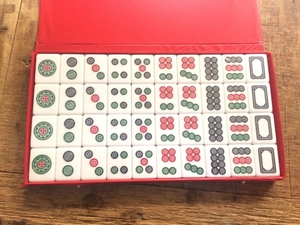
//> input picture maj/build/mjz1.jpeg, 300 x 225 px
$ ./main   (built with g++ and OpenCV 4)
//> lines starting //> are read from the running program, lines starting //| are printed output that depends on the picture; after the words box and inside, x2 and y2 are one past the last pixel; in counts of white or black regions, pixels touching at a corner belong together
#include "opencv2/highgui/highgui.hpp"
#include "opencv2/imgproc/imgproc.hpp"
#include <iostream>
#include <stdio.h>
#include <opencv2/highgui/highgui_c.h>
using namespace std;
using namespace cv;
Mat img; Mat templ; Mat result;
char* image_window = "Source Image";
char* result_window = "Result window";
int match_method;
int max_Trackbar = 5;
void MatchingMethod( int, void* );
int main( int argc, char** argv )
{
  img=imread("mjz1.jpeg");//要注意这里面的原图需要比待匹配模板更大，不然会莫名报错，试了好久，应该是这个函数的问题matchTemplate
//> img is the input picture: 225 rows x 300 cols, CV_8UC3; mean B, G, R 129.7, 144, 197.7
  templ=imread("4t.png");//其中匹配只能匹配到图像相同的部分，图像大小不同的话就没办法
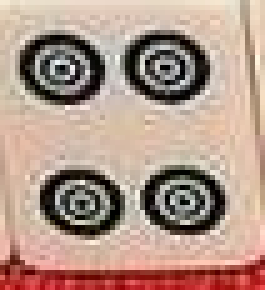
//> input picture maj/build/4t.png, 53 x 58 px (shown 5 times larger)
//> templ is the input picture: 58 rows x 53 cols, CV_8UC3; mean B, G, R 136.9, 150.2, 176.9

  namedWindow( image_window, CV_WINDOW_AUTOSIZE );//创建一个窗口
  namedWindow( result_window, CV_WINDOW_AUTOSIZE );//创建一个窗口

  /*这个仅仅只是给输出的滚动条取名*/
  char* trackbar_label = "Method: \n 0: SQDIFF \n 1: SQDIFF NORMED \n 2: TM CCORR \n 3: TM CCORR NORMED \n 4: TM COEFF \n 5: TM COEFF NORMED";
 /*～～～～～这两个算是一套createTrackbar的一个标准写法，具体来说，中间那个&match_method在函数中是一个可变量，根据滑动的条来确定*/
 /*其中createtracker中的最后一个以及这个后面的那个都是函数名，函数是int，void,后面那个函数的变量是0，0，*/
 /*不太懂，但是试了一下，前面那个0可以变为任意数，无影响，后面那个数不能够改变，不然报错*/
  /*其中match_method这个变量其实不太懂是怎么在函数中等于那些方法的，尝试了一下，我倾向于可能是函数中封装了就是enum，即
  enum { TM_SQDIFF=0, TM_SQDIFF_NORMED=1, TM_CCORR=2, TM_CCORR_NORMED=3, TM_CCOEFF=4, TM_CCOEFF_NORMED=5 }所以就可以直接用滑动条来变了*/
  createTrackbar( trackbar_label, image_window, &match_method, max_Trackbar, MatchingMethod );
  MatchingMethod( 0, 0 );
/*～～～～～*/
  waitKey(0);
  return 0;
}

void MatchingMethod( int, void* )
{
  Mat img_display,templ_display;
  img.copyTo( img_display );
  templ.copyTo(templ_display);//等于是复制了一个mat，然后处理用的都是img_display，我觉得可能是避免在滑动条的时候影响到了img，导致后面的图像不对
  //在这里我新增了一个templ_display，后面每次我会改变这个Mat的大小，这样可以进行大小的变化
  double minVal; double maxVal; Point minLoc; Point maxLoc;
  double min_ans=1,max_ans=0;//要注意对最小值先赋值最大1，对最大值先赋值最小0
  Point matchLoc;
  Mat ans;
  int result_cols,result_rows;
  //相比与之前，我把所有的定义提前，避免了在循环中出现问题
  for(int i=1;i<=10;i++)//循环10次，每次改变0.9，也就是说最大的情况是变为原矩形的0.34倍，当然，后面这个可以根据精度什么的再调，估计会牵扯到调参的问题
  {
   result_cols =  img.cols - templ_display.cols + 1;//这是匹配的大小范围，简单来说能匹配的范围就是在这么大的区间以内，不然要出界报错
   result_rows = img.rows - templ_display.rows + 1;//分别是行和列，其中row是行，col是宽

    //因为每次我的templ_display的值都会便，所以create是每次都会有一个
  result.create( result_cols, result_rows, CV_32FC1 );//创建矩阵
  /*～～～～*/
  matchTemplate( img, templ_display, result, match_method );//自带的一个匹配函数，
  normalize( result, result, 0, 1, NORM_MINMAX, -1, Mat() ); //归一化函数，目的可以理解为把一段序列缩短至0～1中，用0～1之间的数来比较，这样方便比较最大个最小之
  /*这两个函数一起的目的我认为是对于所匹配原图上的每一个点进行判断，就是一个对比度的判断吧，判断相似性，然后对于每个值用0～1来表示*/
  /*～～～～*/

  minMaxLoc( result, &minVal, &maxVal, &minLoc, &maxLoc, Mat() );//寻找result这个矩阵中的最大和最小值的位置
  /*～～～～～这次更新最大的改动在这里，对于每一次的计算来说，都会得到一个最大值和一个最小值，那么换句话说，在所有循环中的最小值所对应的点以及缩放
  就是这个图像的最佳匹配，也就是说对于循环中的每一次，我会记录下当前的最大/最小值，然后和已知的一个最大和最小值进行判断，大小，若是更大或者更小就
  更新，反之则不管，这样出来以后的值就是这所有循环中最匹配的值*/
  if( match_method  == CV_TM_SQDIFF || match_method == CV_TM_SQDIFF_NORMED )
    {   if(min_ans>minVal)//判断最小的值是否大于本次循环的最小值
       {
          min_ans=minVal;//其中minVal是值，而其中的minLoc是所对应点的坐标
          matchLoc = minLoc;
          ans=templ_display;
       }
    }
  else
    { if(max_ans<maxVal)//同理，是否大于最大值，不同方法找的最大或者最小值不同
      {
        max_ans=maxVal;////同理，maxVal是值，而其中的maxLoc是所对应点的坐标
        matchLoc = maxLoc;
        ans=templ_display;//储存当前的大小
      }
    }
    resize(templ_display,templ_display,Size(),0.9,0.9);
  }
//> this loop made 10 passes
//> (maxLoc, min_ans, matchLoc) on pass 1: (Point(89, 24), 0, Point(247, 0))
//> (minLoc, maxLoc) on passes 2 to 7: (Point(252, 2), Point(76, 163)), (Point(257, 4), Point(80, 166)), (Point(261, 13), Point(83, 167)), (Point(265, 18), Point(72, 183)), (Point(268, 22), Point(72, 184)), (Point(262, 18), Point(80, 183))
//> pass 1, in MatchingMethod, `matchTemplate( img, templ_display, result, match_method );`:
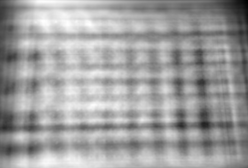
//> result: 168 rows x 248 cols, CV_32FC1; min 55117504, max 111907224, mean 90597872; drawn with min black and max white
//> pass 1, in MatchingMethod, `resize(templ_display,templ_display,Size(),0.9,0.9);`:
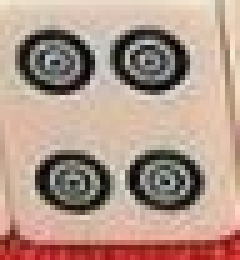
//> templ_display: 52 rows x 48 cols, CV_8UC3 (shown 5 times larger); mean B, G, R 137.2, 150.6, 176.9
//> pass 2, in MatchingMethod, `matchTemplate( img, templ_display, result, match_method );`:
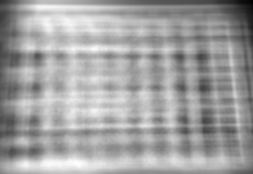
//> result: 174 rows x 253 cols, CV_32FC1; min 34855452, max 86604896, mean 67560000; drawn with min black and max white
//> after the loop:
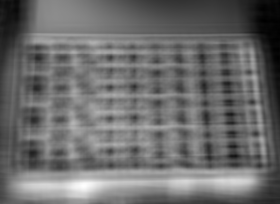
//> result: 204 rows x 280 cols, CV_32FC1; min 0, max 1, mean 0.424
//> after the loop, minVal = 0; maxVal = 1; min_ans = 0; max_ans = 0
  rectangle( img_display, matchLoc, Point( matchLoc.x + ans.cols , matchLoc.y + ans.rows ), Scalar::all(0), 2, 8, 0 );
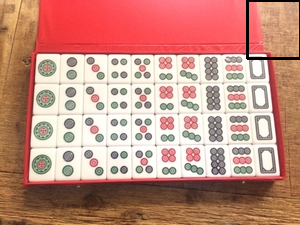
//> img_display: 225 rows x 300 cols, CV_8UC3; 0.72% of pixels changed, all inside (x1, y1, x2, y2) = (246, 0, 300, 60)
  rectangle( result, matchLoc, Point( matchLoc.x + ans.cols , matchLoc.y + ans.rows ), Scalar::all(0), 2, 8, 0 );;
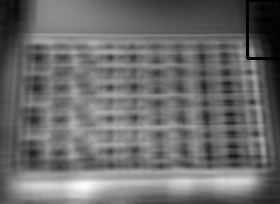
//> result: 204 rows x 280 cols, CV_32FC1; 0.58% of pixels changed, all inside (x1, y1, x2, y2) = (246, 0, 280, 60)
  //以找出的那个点，然后构建出被匹配图大小的矩形就好了
  imshow( image_window, img_display );
  imshow( result_window, result );

  return;
}
